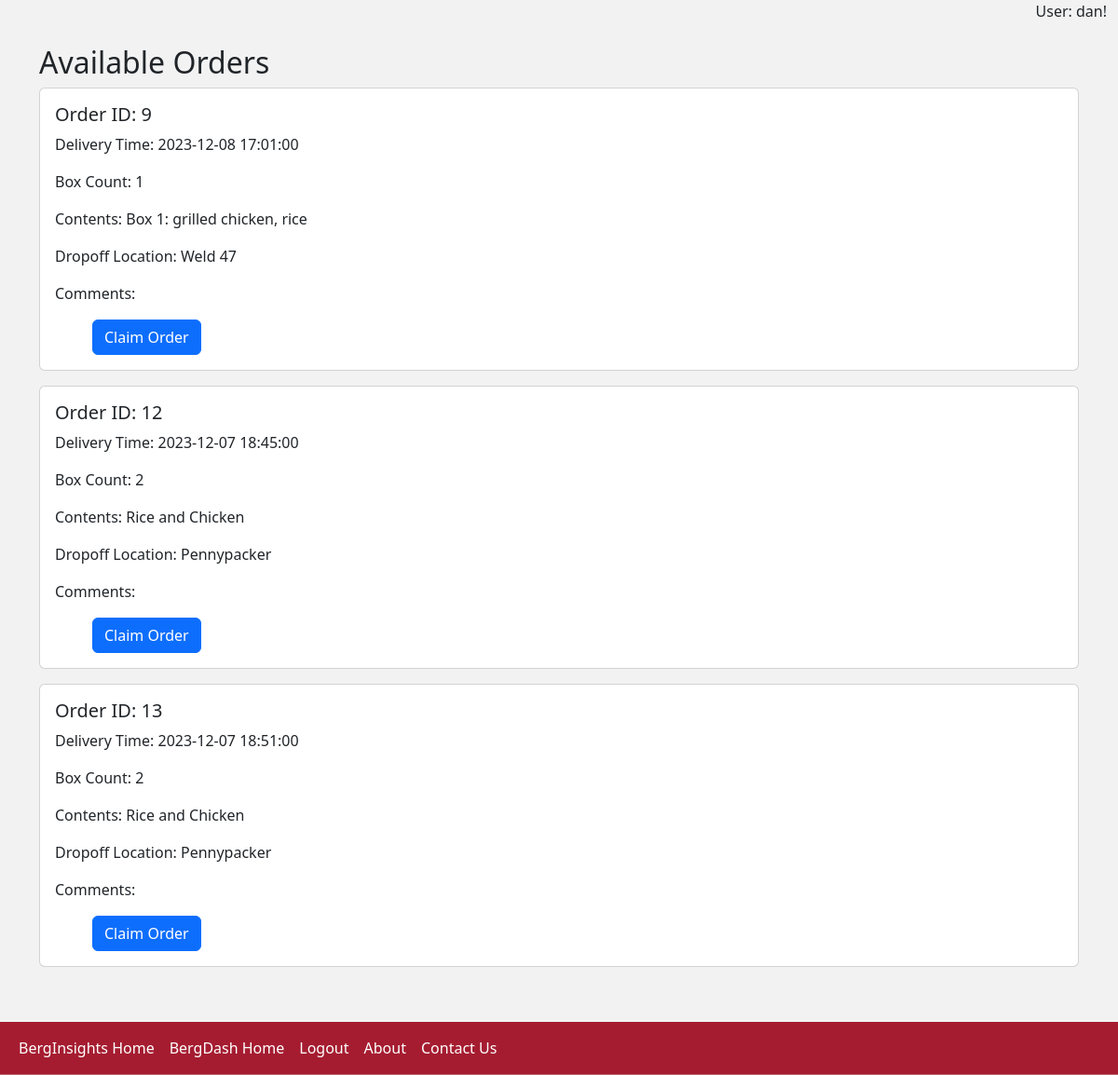
Page /deliver (signed in) on the committed database.
### tables this page shows
CREATE TABLE orders (
    id INTEGER PRIMARY KEY AUTOINCREMENT,
    customer_id INTEGER,
    order_datetime TIMESTAMP DEFAULT CURRENT_TIMESTAMP,
    delivery_datetime TIMESTAMP,
    box_count INTEGER,
    box_contents TEXT,
    dropoff_location TEXT,
    additional_comments TEXT,
    venmo_username TEXT, deliverer_id INTEGER, order_price REAL,
    FOREIGN KEY (customer_id) REFERENCES users(id)
);

### app.py (the view)
@app.route("/deliver")
@login_required
def deliverer():
    conn = get_users_db_connection()
    cur = conn.cursor()
    try:
        orders = cur.execute(
            "SELECT * FROM orders WHERE deliverer_id IS NULL"
        ).fetchall()
    except Exception as e:
        print("SQLite error:", e)
        flash("An error occurred while retrieving orders.", "warning")
        return redirect(url_for("index1"))
    finally:
        cur.close()
        conn.close()
    return render_template("deliverer.html", orders=orders)

### app.py (called while the page is built)
def get_users_db_connection():
    conn = sqlite3.connect("users.db")
    conn.row_factory = sqlite3.Row  # Enables column access by name: row['column_name']
    return conn

def login_required(f):
    @wraps(f)
    def decorated_function(*args, **kwargs):
        if "user_id" not in session:
            flash("You need to be logged in to access this page.", "warning")
            return redirect(url_for("login"))
        return f(*args, **kwargs)
    return decorated_function

@app.after_request
def after_request(response):
    response.headers["Cache-Control"] = "no-cache, no-store, must-revalidate"
    response.headers["Expires"] = 0
    response.headers["Pragma"] = "no-cache"
    return response

@app.context_processor
def inject_username():
    return dict(username=session.get("username", "Guest"))

### templates/deliverer.html (shortened to what this page needs)
{% extends "base.html" %}
{% block content %}
    <div class="container mt-4">
        <h2>Available Orders</h2>
        {% if orders %}
            <div id="orders-container">
                {% for order in orders %}
                    <div class="card mb-3">
                        <div class="card-body">
                            <h5 class="card-title">Order ID: {{ order.id }}</h5>
                            <p class="card-text">Delivery Time: {{ order.delivery_datetime }}</p>
                            <p class="card-text">Box Count: {{ order.box_count }}</p>
                            <p class="card-text">Contents: {{ order.box_contents }}</p>
                            <p class="card-text">Dropoff Location: {{ order.dropoff_location }}</p>
                            <p class="card-text">Comments: {{ order.additional_comments }}</p>
                            <form action="{{ url_for('claim_order', order_id=order.id) }}" method="post">
                                <button type="submit" class="btn btn-primary">Claim Order</button>
                            </form>
                        </div>
                    </div>
                {% endfor %}
            </div>
        {% else %}
            <p>No available orders at the moment.</p>
        {% endif %}
    </div>
{% endblock %}

### static/styles.css (style rules this page uses)
form { padding-left: 40px; text-align: left; }
html { background-color: #F2F2F2 }
body { background-color: #F2F2F2 }

### rows in the picture
orders: id "9", delivery_datetime "2023-12-08 17:01:00", box_count "1", box_contents "Box 1: grilled chicken, rice", dropoff_location "Weld 47"
orders: id "12", delivery_datetime "2023-12-07 18:45:00", box_count "2", box_contents "Rice and Chicken", dropoff_location "Pennypacker"
orders: id "13", delivery_datetime "2023-12-07 18:51:00", box_count "2", box_contents "Rice and Chicken", dropoff_location "Pennypacker"

### other values in the picture
{{ username }} "dan"
